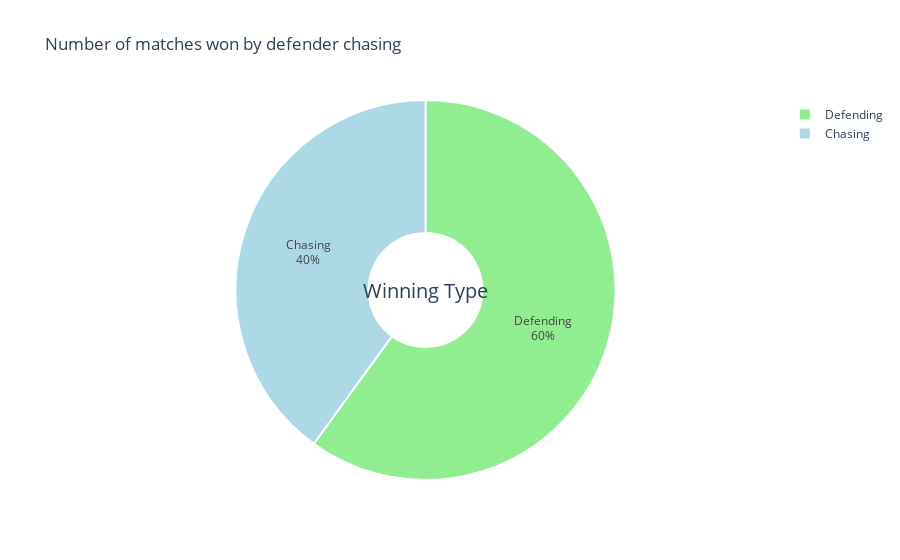

Notebook code cell kept with this figure:
### Code cell
import plotly.graph_objects as go

# Sample data
label = ['Chasing', 'Defending']
counts = [20, 30]  # Replace with your own data

colors = ['lightblue', 'lightgreen']

fig = go.Figure(data=[go.Pie(labels=label, values=counts, hole=.3)])
fig.update_traces(textinfo='percent+label', hoverinfo='label+percent', marker=dict(colors=colors, line=dict(color='white', width=2)))

fig.update_layout(
    title_text='Number of matches won by defender chasing',
    annotations=[dict(text='Winning Type', x=0.5, y=0.5, font_size=20, showarrow=False)]
)

fig.show()

### Figure 1 — Plotly figure (JSON) as saved in the notebook; plotly's stock layout.template omitted (floating-point values rounded to 4 significant figures)
{"data": [{"hole": 0.3, "hoverinfo": "label+percent", "labels": ["Chasing", "Defending"], "marker": {"colors": ["lightblue", "lightgreen"], "line": {"color": "white", "width": 2}}, "textinfo": "percent+label", "type": "pie", "values": [20, 30]}], "layout": {"annotations": [{"font": {"size": 20}, "showarrow": false, "text": "Winning Type", "x": 0.5, "y": 0.5}], "title": {"text": "Number of matches won by defender chasing"}}}
